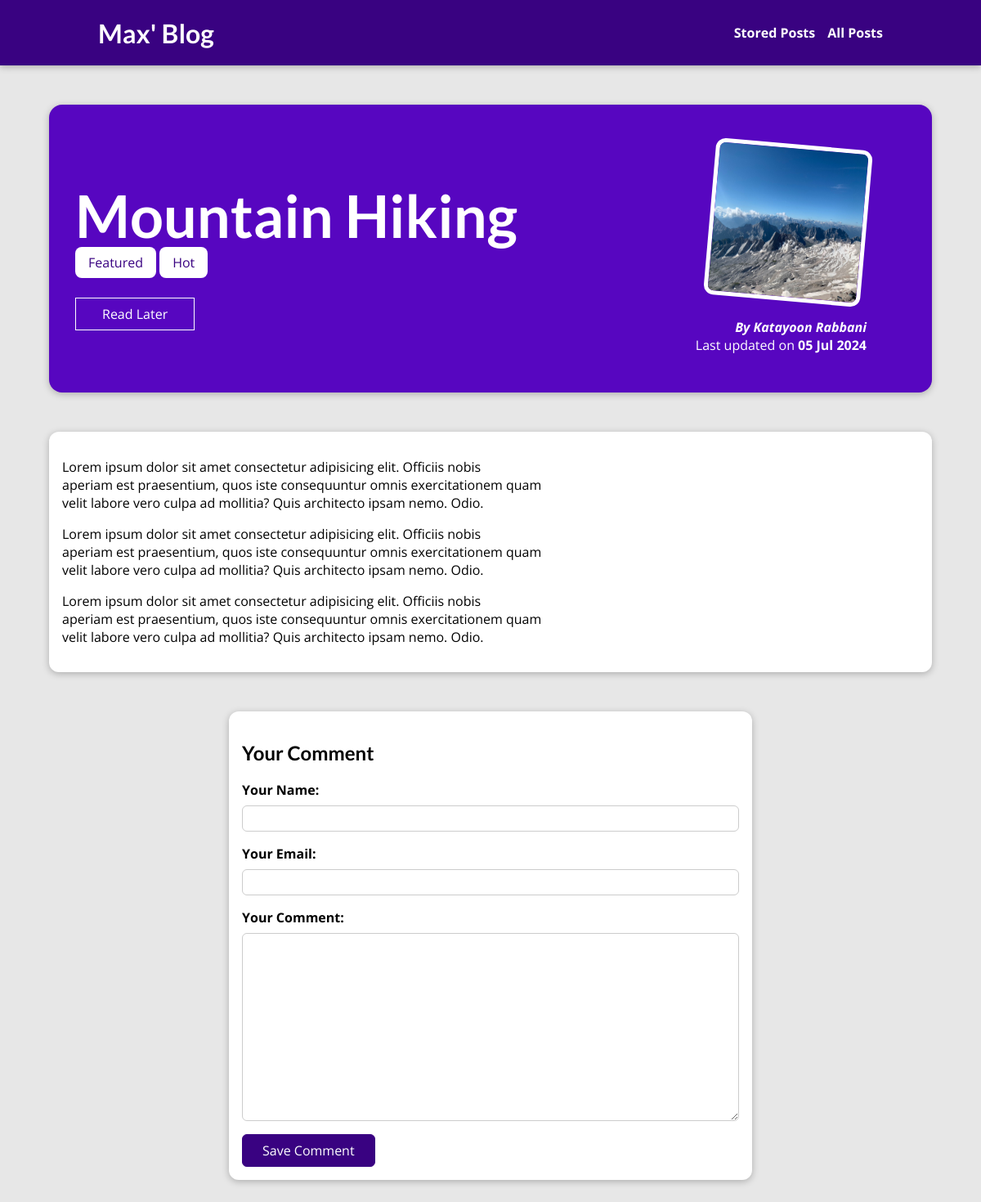
The page /posts/hike-in-the-mountains on the database its author committed.
### blog/models.py (models this page shows, shortened)
class Post(models.Model):
    title = models.CharField(max_length=150)
    excerpt = models.CharField(max_length=200)
    image = models.ImageField(upload_to="posts", null=True)
    date = models.DateField(auto_now=True)
    slug = models.SlugField(unique=True, db_index=True)
    content = models.TextField(validators=[MinLengthValidator(10)])
    author = models.ForeignKey(
        Author,
        on_delete=models.SET_NULL,
        null=True,
        related_name="posts"
    )
    tags = models.ManyToManyField(Tag)

class Tag(models.Model):
    caption = models.CharField(max_length=20)

class Author(models.Model):
    first_name = models.CharField(max_length=100)
    last_name = models.CharField(max_length=100)
    email_address = models.EmailField()
    def full_name(self):
        return f"{self.first_name} {self.last_name}"
    def __str__(self):
        return self.full_name()

### blog/views.py (the view, shortened to what this page needs)
# urls.py: path('posts/<str:slug>', SinglePostView.as_view(), name='post-detail-page'),
class SinglePostView(View):
    def is_stored_post(self, request, post_id):
        stored_posts = request.session.get("stored_posts")
        if stored_posts is not None:
          is_saved_for_later = post_id in stored_posts
        else:
          is_saved_for_later = False
        return is_saved_for_later
    def get(self, request, slug):
        post = Post.objects.get(slug=slug)
        return render(request, "blog/post-detail.html", {
            "post": post,
            "post_tags": post.tags.all(),
            "comment_form": CommentForm(),
            "comments": post.comments.all().order_by("-id"),
            "saved_for_later": self.is_stored_post(request, post.id)
        })

### blog/forms.py
class CommentForm(forms.ModelForm):
    class Meta:
        model = Comment
        exclude = ["post"]
        labels = {
          "user_name": "Your Name",
          "user_email": "Your Email",
          "text": "Your Comment"
        }

### blog/templates/blog/post-detail.html (shortened to what this page needs)
{% extends "base.html" %}
{% load static %}
{% block content %}
    <section id="summary">
        <h2>{{ post.title }}</h2>
        <div>
            {% for tag in post_tags %}
                <span class="tag">{{ tag.caption }}</span>
            {% endfor %}
        </div>
        <div id="read-later">
            <form action="{% url 'read-later' %}" method="POST">
                <button>
                    {% if saved_for_later %}
                        Remove from "Read Later" List
                    {% else %}
                        Read Later
                    {% endif %}
                </button>
            </form>
        </div>
        <article>
            <img src="{{ post.image.url }}" alt="{{ post.title }}" />
            <address>By <a href="mailto:{{ post.author.email_address }}">{{ post.author }}</a></address>
            <div>Last updated on <time>{{ post.date|date:"d M Y" }}</time></div>
        </article>
    </section>
    <main>{{ post.content|linebreaks }}</main>
    <section id="comment-form">
        <h2>Your Comment</h2>
        <form action="{% url 'post-detail-page' post.slug %}" method="POST">
            {% for form_field in comment_form %}
                <div class="form-control {% if form_field.errors %}invalid{% endif %}">
                    {{ form_field.label_tag }}
                    {{ form_field }}
                </div>
            {% endfor %}
            <button>Save Comment</button>
        </form>
    </section>
{% endblock %}

### templates/base.html (shortened to what this page needs)
{% load static %}
<!DOCTYPE html>
<html lang="en">
  <head>
    <link rel="stylesheet" href="{% static 'blog/index.css' %}">
  </head>
  <body>
    <header id="main-navigation">
      <h1>
        <a href="{% url 'starting-page' %}">Max' Blog</a>
      </h1>
      <nav>
        <a href="{% url 'read-later' %}">Stored Posts</a>
        <a href="{% url 'posts-page' %}">All Posts</a>
      </nav>
    </header>
    {% block content %}{% endblock %}
  </body>
</html>

### blog/static/blog/index.css (style rules this page uses)
* { box-sizing: border-box; }
body { font-family: 'Open Sans', 'Lato', sans-serif; background-color: #e7e7e7; margin: 0; }
h1, h2, h3 { font-family: 'Lato', sans-serif; font-weight: bold; }
#main-navigation { width: 100%; height: 5rem; display: flex; justify-content: space-between; align-items: center; padding: 0 10%; position: absolute; top: 0; left: 0; background-color: #390281; box-shadow: 0 2px 8px rgba(0, 0, 0, 0.25); }
#main-navigation a { text-decoration: none; color: white; font-weight: bold; }
nav { display: flex; gap: 15px; }
#summary { margin: 8rem auto 3rem auto; padding: 2rem; width: 90%; max-width: 90rem; border-radius: 16px; background-color: #5706c0; position: relative; box-shadow: 0 2px 8px rgba(0, 0, 0, 0.25); height: 22rem; }
#summary h2 { color: white; font-size: 4.5rem; margin-bottom: 0.25rem; }
#summary article { position: absolute; top: 2rem; right: 3rem; padding: 1rem 2rem; border-radius: 12px; text-align: right; color: white; }
#summary article img { width: 12rem; height: 12rem; border-radius: 12px; transform: rotateZ(5deg); border: 5px solid white; margin-bottom: 1rem; }
#summary address { font-weight: bold; }
#summary a { color: white; text-decoration: none; }
#summary time { font-weight: bold; }
#read-later { margin: 2rem 0; }
#read-later button { background-color: transparent; border: 1px solid white; padding: 0.5rem 2rem; font: inherit; color: white; cursor: pointer; }
main { width: 90%; max-width: 90rem; margin: 3rem auto; background-color: white; padding: 1rem; border-radius: 12px; box-shadow: 0 2px 8px rgba(0, 0, 0, 0.25); }
.tag { background-color: white; color: #390281; padding: 0.5rem 1rem; border-radius: 8px; }
#comment-form { margin: 3rem auto; width: 90%; max-width: 40rem; border-radius: 12px; background-color: white; box-shadow: 0 2px 8px rgba(0, 0, 0, 0.25); padding: 1rem; }
#comment-form button { font: inherit; background-color: #390281; color: white; border: 1px solid #390281; padding: 0.5rem 1.5rem; border-radius: 6px; cursor: pointer; }
.form-control { margin-bottom: 1rem; }
.form-control label { font-weight: bold; margin-bottom: 0.5rem; display: block; }
.form-control input, .form-control textarea { display: block; width: 100%; font: inherit; padding: 0.25rem; border-radius: 6px; border: 1px solid #ccc; }

### rows shown on the page
Post: title "Mountain Hiking", image (picture), author "Katayoon Rabbani", date "05 Jul 2024", content "Lorem ipsum dolor sit amet consectetur adipisicing elit. Officiis nobis aperiam est praesentium, quos iste consequuntur omnis exercitationem quam velit labore vero culpa ad mollitia? Quis architecto ipsam nemo. Odio. Lorem ipsum dolor sit amet consectetur adipisicing elit. Officiis nobis aperiam est praesentium, quos iste consequuntur omnis exercitationem quam velit labore vero culpa ad mollitia? Quis architecto ipsam nemo. Odio. Lorem ipsum dolor sit amet consectetur adipisicing elit. Officiis nobis aperiam est praesentium, quos iste consequuntur omnis exercitationem quam velit labore vero culpa ad mollitia? Quis architecto ipsam nemo. Odio."
Tag: caption "Featured"
Tag: caption "Hot"
